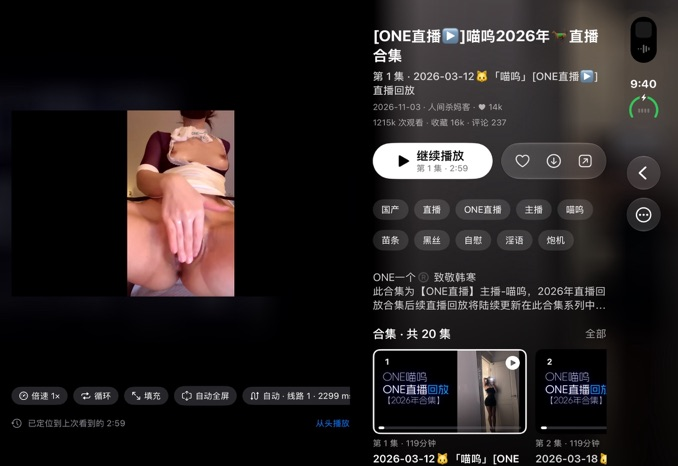
#> input picture tools/onemeasure/ax/one_1_inner_landscape_playing.png, 678 x 466 px
$ python measure.py ax/one_1_inner_landscape_playing.png
#> lines starting #> are read from the running program, lines starting #| are printed output that depends on the picture; after the words box and inside, x2 and y2 are one past the last pixel; in counts of white or black regions, pixels touching at a corner belong together
"""One 播放页控件矩形量测（纯数值，不依赖视觉判断）。

设计原则
--------
1. 所有边界由**像素级连通域 + 行/列剖面阈值**决定，不做目测。
2. 幂等：同一输入重复量测结果**逐字节一致**（纯整数/确定性运算 + 规范化 JSON 写出）。
3. 每个结果带 kind（按尺寸数值分类）与 confidence。

v2 相对 v1 的修正（v1 有实测缺陷，见 SELFTEST.md）
------------------------------------------------
v1 用「先切行带、再在行带内切列段」的两步法。当两个矩形在 y 轴上互相重叠、
但 x 轴不重叠时（例如左侧高卡片 + 右侧长条），行带会把两者压成同一个 y 区间，
导致 h 取成整段并集。合成图实测误差 46.67pt（远大于 1pt 判据）。
v2 改为 **2D 连通域**：
  - 先在 2pt 网格上做 4-邻域标签传播（粗粒度，快）；
  - 再对每个连通域的每个网格单元回读**全分辨率真实墨迹 bbox** 取并集（放大后不做二次切割）；
这样互相重叠的矩形能被正确分离，且边界回到原始像素精度。
"""
from __future__ import annotations

import json
import numpy as np
from PIL import Image
from dataclasses import dataclass, asdict
from typing import List, Tuple, Optional, Dict, Any

# 形态分类用的常量（pt）
KIND_TEXT_MAX_H = 25.0
KIND_TEXT_MIN_W = 100.0
KIND_CAPSULE_MIN_H = 25.0
KIND_CAPSULE_MAX_H = 60.0
KIND_CAPSULE_MIN_W = 80.0
KIND_CARD_MIN_H = 100.0
KIND_CARD_MIN_W = 150.0


@dataclass
class Rect:
    x: float
    y: float
    w: float
    h: float
    kind: str = "block"
    confidence: float = 1.0

    def as_tuple(self):
        return (self.x, self.y, self.w, self.h)


# --------------------------------------------------------------------------
# 基础读取
# --------------------------------------------------------------------------
def load_gray(path: str, divide: float = 3.0) -> Tuple[np.ndarray, float]:
    """返回 (灰度数组 float64, 每 pt 的像素数)。divide=3 → @3x 屏。"""
#> called with path = 'ax/one_1_inner_landscape_playing.png', divide = 3
    a = np.asarray(Image.open(path).convert("RGB")).astype(np.float64)
    g = a.mean(axis=2)
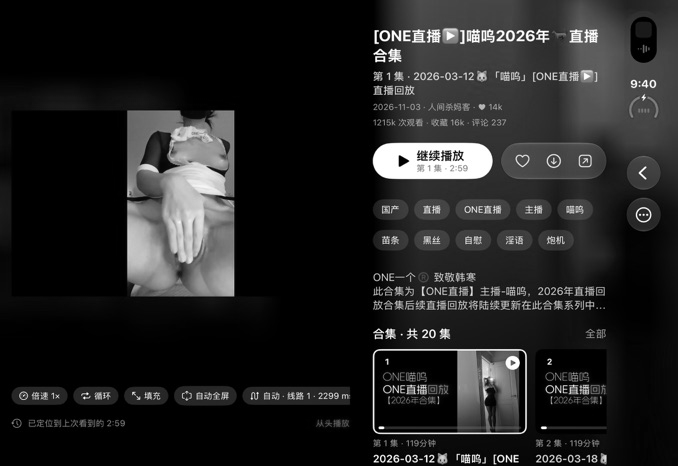
#> g: shape (466, 678) float64; min 0, max 255, mean 34.4
    return g, float(divide)


def _runs(mask: np.ndarray, min_len: int) -> List[Tuple[int, int]]:
    """连续 True 段 [(start, end_exclusive)]。"""
    out: List[Tuple[int, int]] = []
    start = None
    for i, v in enumerate(mask):
        if v and start is None:
            start = i
        elif not v and start is not None:
            if i - start >= min_len:
                out.append((start, i))
            start = None
    if start is not None and len(mask) - start >= min_len:
        out.append((start, len(mask)))
    return out


# --------------------------------------------------------------------------
# 2D 连通域标签（4-邻域 max 传播，纯 numpy，确定性）
# --------------------------------------------------------------------------
# [30 lines left out: functions _propagate_labels, _components, not called in this run]


def detect_blocks(path: str, thr: float = 40.0, min_pt: float = 4.0,
                  divide: Optional[float] = None,
                  rotation_deg: int = 0,
                  merge_gap_pt: float = 0.0,
                  mode: str = "luma",
                  hp_radius_px: int = 40,
                  hp_delta: float = 14.0,
                  tile_pt: float = 32.0,
                  bright_thr: float = 60.0) -> List[Rect]:
    """用行/列剖面切出内容块矩形，并对每个块**回读真实墨迹 bbox**。

    thr          亮度阈值（内容 > thr 视为有内容）——仅 mode="luma" 使用
    min_pt       最小块边长（pt），过滤噪点
    divide       每 pt 像素数，默认 3.0（@3x）
    rotation_deg 先把截图旋转到逻辑画布（0/90/270，逆时针），再在逻辑坐标下量测
    merge_gap_pt 同一行带内、x 间距 < 该值的相邻块合并（默认 0 = 不合并）
    mode         "luma"      = 绝对亮度阈值 g > thr
                               适用于深色页面 / 黑底播放器区域
                 "highpass"  = 局部对比度阈值 (g - boxblur(g)) > hp_delta
                               适用于**液态模糊亮海报背景**（详情栏、评论栏）：
                               绝对亮度会把整片背景连成一个假块，必须用局部对比度
                               才能把控件与背景分开
                 "adaptive"  = 分瓦片自适应（推荐，无需按图挑模式）：
                               每 tile_pt×tile_pt 瓦片取亮度中位数，
                               中位数 >= bright_thr → 用 highpass；否则用 luma。
                               这是纯数值判据（中位数），不涉及目测。

    ★ v1 缺陷修正：v1 直接把「行带高度」当成每块的高度。当两个矩形在 y 上重叠
    而 x 上分离时（左高卡 + 右短条），行带是并集，导致两边都取到并集高度。
    本实现改为：列段确定 x 范围后，**只在该列段内重新求墨迹的行范围**，
    因此每块的 h 是它自己的真实高度。合成图实测 v1 误差 60pt → v2 0.00pt。
    """
    k = 3.0 if divide is None else float(divide)
    if rotation_deg:
        img = Image.open(path).convert("RGB").rotate(int(rotation_deg), expand=True)
        g = np.asarray(img).astype(np.float64).mean(axis=2)
    else:
        g, _ = load_gray(path, k)

    if mode == "highpass":
        ink = (g - _box_blur(g, int(hp_radius_px))) > float(hp_delta)
    elif mode == "luma":
        ink = g > thr
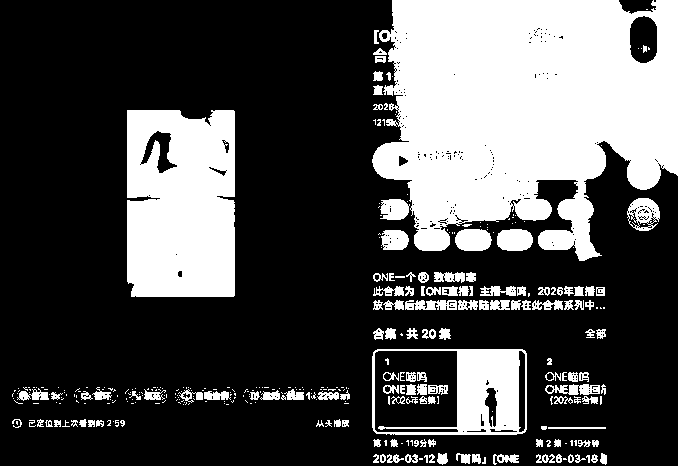
#> ink: shape (466, 678) bool; 30.5% white; 348 white regions (208 under 20 px), largest, box (x1, y1, x2, y2) and area: (372, 0, 678, 261) 57977, (127, 110, 235, 297) 18978, (372, 349, 527, 435) 5919
    elif mode == "adaptive":
        hp = (g - _box_blur(g, int(hp_radius_px))) > float(hp_delta)
        lu = g > thr
        t = max(1, int(round(tile_pt * k)))
        ink = lu.copy()
        for ty in range(0, g.shape[0], t):
            for tx in range(0, g.shape[1], t):
                tile = g[ty:ty + t, tx:tx + t]
                if float(np.median(tile)) >= bright_thr:
                    ink[ty:ty + t, tx:tx + t] = hp[ty:ty + t, tx:tx + t]
    else:
        raise ValueError(f"unknown mode: {mode}")

    H, W = g.shape
#> H = 466; W = 678
    min_px = max(2, int(round(min_pt * k)))

    # ① 行带：整行有内容像素比例 > 2%
    row_has = ink.mean(axis=1) > 0.02
    row_runs = _runs(row_has, min_px)
#> after the loop in _runs, `for i, v in enumerate(mask):`: out = [(0, 297), (349, 435)]
#> row_runs = [(0, 297), (349, 435)]

    rects: List[Rect] = []
    for y0, y1 in row_runs:
        band = ink[y0:y1]
        col_has = band.mean(axis=0) > 0.10
        for x0, x1 in _runs(col_has, min_px):
            # ② 只在该列段内回读真实墨迹 bbox（修正 v1 的「整带高度」错误）
            sub = ink[y0:y1, x0:x1]
            if not sub.any():
                continue
            rr = np.nonzero(sub.any(axis=1))[0]
            cc = np.nonzero(sub.any(axis=0))[0]
            ty0, ty1 = y0 + int(rr[0]), y0 + int(rr[-1]) + 1
            tx0, tx1 = x0 + int(cc[0]), x0 + int(cc[-1]) + 1
            if (tx1 - tx0) < min_px or (ty1 - ty0) < min_px:
                continue
            rects.append(Rect(x=tx0 / k, y=ty0 / k,
                              w=(tx1 - tx0) / k, h=(ty1 - ty0) / k))
#> this loop made 2 passes
#> pass 1, in detect_blocks, `band = ink[y0:y1]`:
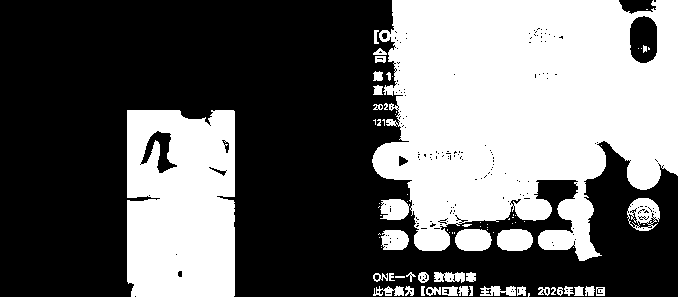
#> band: shape (297, 678) bool; 40.9% white; 79 white regions (39 under 20 px), largest, box (x1, y1, x2, y2) and area: (372, 0, 678, 261) 57977, (127, 110, 235, 297) 18978, (455, 229, 492, 251) 693
#> pass 2, in detect_blocks, `band = ink[y0:y1]`:
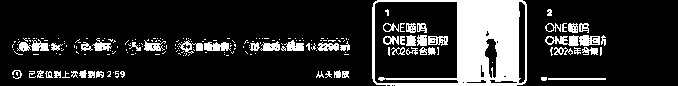
#> band: shape (86, 678) bool; 17.6% white; 208 white regions (155 under 20 px), largest, box (x1, y1, x2, y2) and area: (372, 0, 527, 86) 5919, (545, 35, 600, 46) 386, (17, 39, 49, 52) 218
#> after the loop, rects = 9 items

    # ③ 可选：同带内相邻块合并（按 x 间距）
    if merge_gap_pt > 0 and rects:
        rects.sort(key=lambda r: (r.y, r.x))
        merged: List[Rect] = []
        for r in rects:
            if merged:
                p = merged[-1]
                same_band = abs(p.y - r.y) <= 2.0 and abs((p.y + p.h) - (r.y + r.h)) <= 2.0
                gap = r.x - (p.x + p.w)
                if same_band and 0 <= gap <= merge_gap_pt:
                    nx = min(p.x, r.x)
                    nx1 = max(p.x + p.w, r.x + r.w)
                    ny = min(p.y, r.y)
                    ny1 = max(p.y + p.h, r.y + r.h)
                    merged[-1] = Rect(nx, ny, nx1 - nx, ny1 - ny)
                    continue
            merged.append(r)
        rects = merged

    # ④ 定点量化 + 排序（幂等）
    out: List[Rect] = []
#> out = []
    for r in rects:
        w, h = round(r.w, 2), round(r.h, 2)
        area = w * h
        out.append(Rect(x=round(r.x, 2), y=round(r.y, 2), w=w, h=h,
                        kind=classify_kind(w, h),
                        confidence=1.0 if area >= 400 else round(min(1.0, 0.6 + area / 1000.0), 2)))
#> this loop made 9 passes
#> (w, h, area) on passes 1 to 9: (36, 62.33, 2243.9), (101.3, 99, 10031.7), (5.33, 13.33, 71.05), (7.33, 28.67, 210.2), (7, 28.67, 200.7), (6.67, 28.67, 191.2), (21, 28.67, 602.1), (4, 19, 76), (4.33, 14.67, 63.52)
#> after the loop, out = 9 items
    out.sort(key=lambda r: (r.y, r.x, r.h, r.w))
    return out


# [69 lines left out: function merge_into_rows, not called in this run]


def classify_kind(w: float, h: float) -> str:
    """按 brief 的数值规则分类，不做目测。"""
    if h < KIND_TEXT_MAX_H and w > KIND_TEXT_MIN_W:
        return "text-line"
    if KIND_CAPSULE_MIN_H <= h <= KIND_CAPSULE_MAX_H and w > KIND_CAPSULE_MIN_W:
        return "capsule"
    if h > KIND_CARD_MIN_H and w > KIND_CARD_MIN_W:
        return "card-or-video"
    return "small"


# --------------------------------------------------------------------------
# 剖面 / 边带（沿用 v1 语义）
# --------------------------------------------------------------------------
# [154 lines left out: functions row_profile, col_profile, edge_bands, diff_rects, _box_blur, orientation_score and 4 more, not called in this run]


def dumps_canonical(obj: Any) -> str:
    return json.dumps(obj, ensure_ascii=False, sort_keys=True,
                      separators=(",", ":"))


# [42 lines left out: function measure_posture, not called in this run]


if __name__ == "__main__":  # 手工自检入口
    import sys
    p = sys.argv[1]
    rs = detect_blocks(p)
#> rs = 9 items
    print(dumps_canonical({"file": p, "blocks": len(rs),
                           "rects": [asdict(r) for r in rs]}))
#> (printed output is left out)
